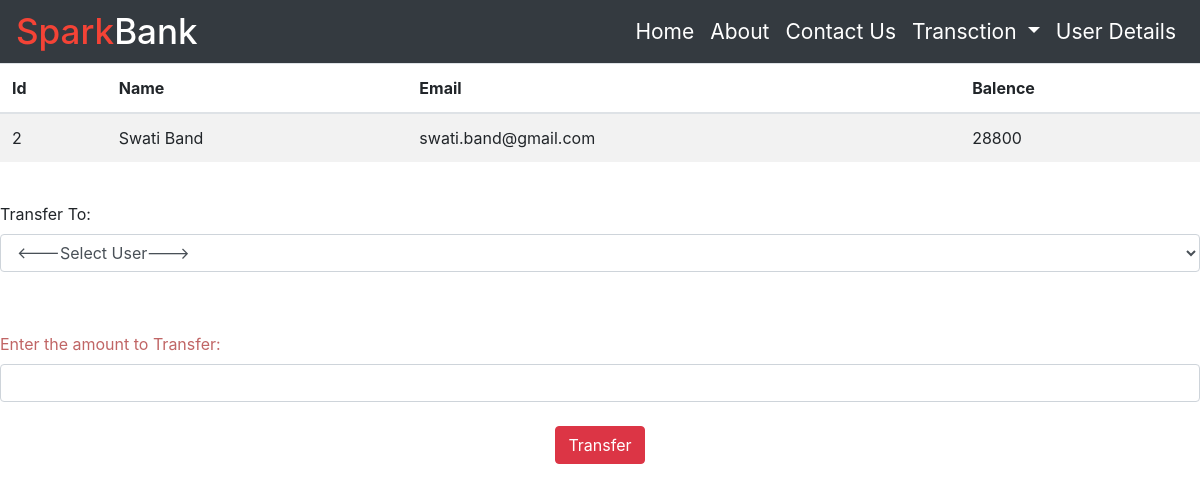
Page /transact.php?id=2 on the committed database.
### tables this page shows
CREATE TABLE `sparkb` (
  `id` int(3) NOT NULL,
  `name` text NOT NULL,
  `email` varchar(22) NOT NULL,
  `amount` int(9) NOT NULL,
  `date` date NOT NULL DEFAULT current_timestamp()
);

### transact.php (the view, shortened to what this page needs)
<!DOCTYPE html>
<html lang="en">
<head>
     <link rel="stylesheet" href="https://maxcdn.bootstrapcdn.com/bootstrap/4.5.2/css/bootstrap.min.css">
</head>
<body>
    <nav class="navbar navbar-expand-sm bg-dark navbar-dark">
        <a class="navbar-brand" href="#"><span class="spark">Spark</span>Bank</a>
        <ul class="navbar-nav ml-auto">
          <li class="nav-item">
            <a class="nav-link" href="index.html">Home</a>
          </li>
          <li class="nav-item">
            <a class="nav-link" href="aboutUs.html">About</a>
          </li>
          <li class="nav-item">
            <a class="nav-link" href="hover.html">Contact Us</a>
          </li>
          <li class="nav-item dropdown">
            <a class="nav-link dropdown-toggle" href="#" id="navbardrop" data-toggle="dropdown">
              Transction
            </a>
          </li>
          <li class="nav-item">
            <a class="nav-link" href="user.php">User Details</a>
          </li>
        </ul>
      </nav>
            <?php
                include 'connection.php';
                $sid=$_GET['id'];
                $sql = "select * from sparkb where id='$sid'";
                $query=mysqli_query($con,$sql);
                $rows=mysqli_fetch_assoc($query);
            ?>
    <table class="table table-striped">
        <thead>
        <tr>
            <th>Id</th>
            <th>Name</th>
            <th>Email</th>
            <th>Balence</th>
        </tr>
        </thead>
        <tbody>
        <tr>
                <td><?php echo $rows['id']?></td>
                <td><?php echo $rows['name'] ;?></td>
                <td><?php echo $rows['email'] ;?></td>
                <td><?php echo $rows['amount'] ;?></td>
         </tr>
        </tbody>
    </table>
    <form method="post" name="tcredit"><br/>
            <label style="color: ##f44336" >Transfer To:</label>
        <select class=" form-control" name="to" style="margin-bottom:5%;" required>
            <option value="" disabled selected><---Select User---></option>
            </select>
            <label style="color: #c06565">Enter the amount to Transfer:</label>
            <input type="number" id="amm" class="form-control" name="amount" min="0" required/> <br/>
                <div class="text-center btn3">
            <button class="btn btn-danger" name="submit" type="submit" >Transfer</button>
            </form>
</body>
</html>

### transact.php (style rules this page uses)
nav .navbar-brand .spark { color: #f44336; }
nav .navbar-brand { font-size: 35px; font-weight: 500; }
nav { height: 63px; }
.nav-item { font-size:21px; }
.nav-link { color:white !important; }

### rows in the picture
sparkb: id "2", name "Swati Band", email "swati.band@gmail.com", amount "28800"
